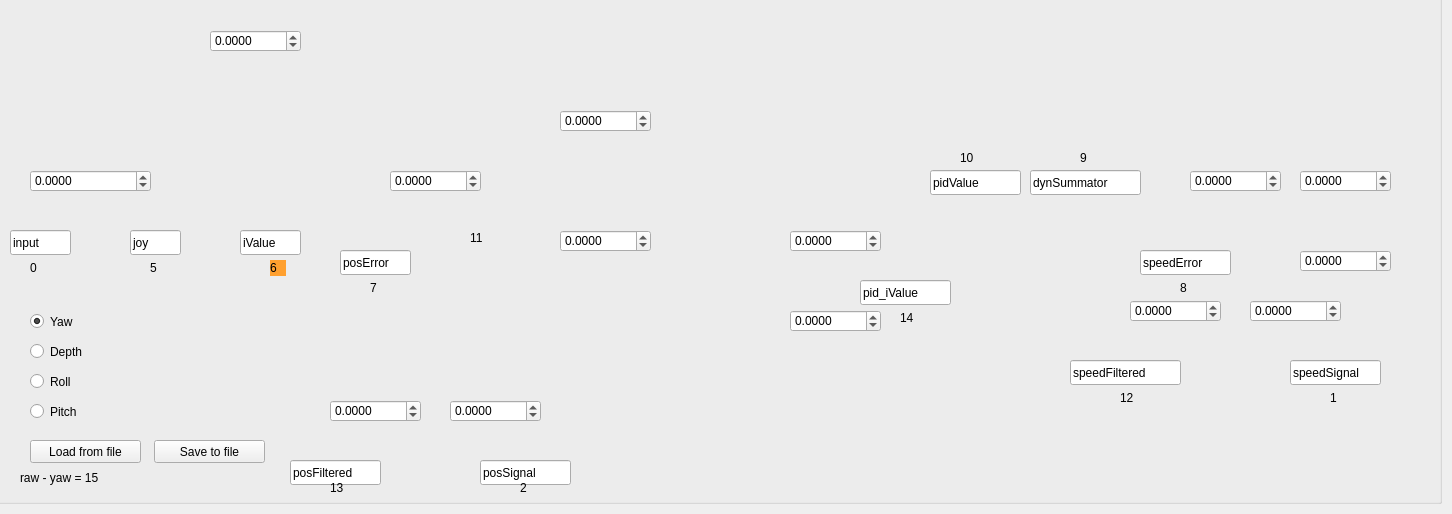
<?xml version="1.0" encoding="UTF-8"?>
<ui version="4.0">
 <class>StabilizationWindow</class>
 <widget class="QWidget" name="StabilizationWindow">
  <property name="geometry">
   <rect>
    <x>0</x>
    <y>0</y>
    <width>1452</width>
    <height>514</height>
   </rect>
  </property>
  <property name="windowTitle">
   <string>StabilizationWindow</string>
  </property>
  <property name="autoFillBackground">
   <bool>false</bool>
  </property>
  <property name="styleSheet">
   <string notr="true">background: url(:/images/ControlSystem.jpg);</string>
  </property>
  <widget class="QGroupBox" name="groupBox">
   <property name="geometry">
    <rect>
     <x>-10</x>
     <y>-10</y>
     <width>1452</width>
     <height>514</height>
    </rect>
   </property>
   <property name="baseSize">
    <size>
     <width>1452</width>
     <height>514</height>
    </size>
   </property>
   <property name="autoFillBackground">
    <bool>false</bool>
   </property>
   <property name="styleSheet">
    <string notr="true">background: url(:/images/ControlSystem.jpg);</string>
   </property>
   <property name="title">
    <string/>
   </property>
   <widget class="QDoubleSpinBox" name="doubleSpinBox_CS_pSpeedDyn">
    <property name="geometry">
     <rect>
      <x>220</x>
      <y>40</y>
      <width>91</width>
      <height>22</height>
     </rect>
    </property>
    <property name="decimals">
     <number>4</number>
    </property>
    <property name="minimum">
     <double>-100000.000000000000000</double>
    </property>
    <property name="maximum">
     <double>100000.000000000000000</double>
    </property>
    <property name="singleStep">
     <double>0.000500000000000</double>
    </property>
   </widget>
   <widget class="QDoubleSpinBox" name="doubleSpinBox_CS_pJoyUnitCast">
    <property name="geometry">
     <rect>
      <x>40</x>
      <y>180</y>
      <width>121</width>
      <height>22</height>
     </rect>
    </property>
    <property name="decimals">
     <number>4</number>
    </property>
    <property name="minimum">
     <double>-100000.000000000000000</double>
    </property>
    <property name="maximum">
     <double>100000.000000000000000</double>
    </property>
    <property name="singleStep">
     <double>0.000500000000000</double>
    </property>
   </widget>
   <widget class="QDoubleSpinBox" name="doubleSpinBox_CS_pErrGain">
    <property name="geometry">
     <rect>
      <x>400</x>
      <y>180</y>
      <width>91</width>
      <height>22</height>
     </rect>
    </property>
    <property name="decimals">
     <number>4</number>
    </property>
    <property name="minimum">
     <double>-100000.000000000000000</double>
    </property>
    <property name="maximum">
     <double>100000.000000000000000</double>
    </property>
    <property name="singleStep">
     <double>0.000500000000000</double>
    </property>
   </widget>
   <widget class="QDoubleSpinBox" name="doubleSpinBox_CS_pid_pGain">
    <property name="geometry">
     <rect>
      <x>570</x>
      <y>120</y>
      <width>91</width>
      <height>22</height>
     </rect>
    </property>
    <property name="decimals">
     <number>4</number>
    </property>
    <property name="minimum">
     <double>-100000.000000000000000</double>
    </property>
    <property name="maximum">
     <double>100000.000000000000000</double>
    </property>
    <property name="singleStep">
     <double>0.000500000000000</double>
    </property>
   </widget>
   <widget class="QDoubleSpinBox" name="doubleSpinBox_CS_pid_iGain">
    <property name="geometry">
     <rect>
      <x>570</x>
      <y>240</y>
      <width>91</width>
      <height>22</height>
     </rect>
    </property>
    <property name="decimals">
     <number>4</number>
    </property>
    <property name="minimum">
     <double>-100000.000000000000000</double>
    </property>
    <property name="maximum">
     <double>100000.000000000000000</double>
    </property>
    <property name="singleStep">
     <double>0.000500000000000</double>
    </property>
   </widget>
   <widget class="QDoubleSpinBox" name="doubleSpinBox_CS_pid_iMax">
    <property name="geometry">
     <rect>
      <x>800</x>
      <y>240</y>
      <width>91</width>
      <height>22</height>
     </rect>
    </property>
    <property name="decimals">
     <number>4</number>
    </property>
    <property name="minimum">
     <double>-100000.000000000000000</double>
    </property>
    <property name="maximum">
     <double>100000.000000000000000</double>
    </property>
    <property name="singleStep">
     <double>0.000500000000000</double>
    </property>
   </widget>
   <widget class="QDoubleSpinBox" name="doubleSpinBox_CS_pid_iMin">
    <property name="geometry">
     <rect>
      <x>800</x>
      <y>320</y>
      <width>91</width>
      <height>22</height>
     </rect>
    </property>
    <property name="decimals">
     <number>4</number>
    </property>
    <property name="minimum">
     <double>-100000.000000000000000</double>
    </property>
    <property name="maximum">
     <double>100000.000000000000000</double>
    </property>
    <property name="singleStep">
     <double>0.000500000000000</double>
    </property>
   </widget>
   <widget class="QDoubleSpinBox" name="doubleSpinBox_CS_pThrustersCast">
    <property name="geometry">
     <rect>
      <x>1200</x>
      <y>180</y>
      <width>91</width>
      <height>22</height>
     </rect>
    </property>
    <property name="decimals">
     <number>4</number>
    </property>
    <property name="minimum">
     <double>-100000.000000000000000</double>
    </property>
    <property name="maximum">
     <double>100000.000000000000000</double>
    </property>
    <property name="singleStep">
     <double>0.000500000000000</double>
    </property>
   </widget>
   <widget class="QDoubleSpinBox" name="doubleSpinBox_CS_pThrustersMax">
    <property name="geometry">
     <rect>
      <x>1310</x>
      <y>180</y>
      <width>91</width>
      <height>22</height>
     </rect>
    </property>
    <property name="decimals">
     <number>4</number>
    </property>
    <property name="minimum">
     <double>-100000.000000000000000</double>
    </property>
    <property name="maximum">
     <double>100000.000000000000000</double>
    </property>
    <property name="singleStep">
     <double>0.000500000000000</double>
    </property>
   </widget>
   <widget class="QDoubleSpinBox" name="doubleSpinBox_CS_pThrustersMin">
    <property name="geometry">
     <rect>
      <x>1310</x>
      <y>260</y>
      <width>91</width>
      <height>22</height>
     </rect>
    </property>
    <property name="decimals">
     <number>4</number>
    </property>
    <property name="minimum">
     <double>-100000.000000000000000</double>
    </property>
    <property name="maximum">
     <double>100000.000000000000000</double>
    </property>
    <property name="singleStep">
     <double>0.000500000000000</double>
    </property>
   </widget>
   <widget class="QDoubleSpinBox" name="doubleSpinBox_CS_speedFilterK">
    <property name="geometry">
     <rect>
      <x>1140</x>
      <y>310</y>
      <width>91</width>
      <height>22</height>
     </rect>
    </property>
    <property name="decimals">
     <number>4</number>
    </property>
    <property name="minimum">
     <double>-100000.000000000000000</double>
    </property>
    <property name="maximum">
     <double>100000.000000000000000</double>
    </property>
    <property name="singleStep">
     <double>0.000500000000000</double>
    </property>
   </widget>
   <widget class="QDoubleSpinBox" name="doubleSpinBox_CS_speedFilterT">
    <property name="geometry">
     <rect>
      <x>1260</x>
      <y>310</y>
      <width>91</width>
      <height>22</height>
     </rect>
    </property>
    <property name="decimals">
     <number>4</number>
    </property>
    <property name="minimum">
     <double>-100000.000000000000000</double>
    </property>
    <property name="maximum">
     <double>100000.000000000000000</double>
    </property>
    <property name="singleStep">
     <double>0.000500000000000</double>
    </property>
   </widget>
   <widget class="QDoubleSpinBox" name="doubleSpinBox_CS_posFilterK">
    <property name="geometry">
     <rect>
      <x>340</x>
      <y>410</y>
      <width>91</width>
      <height>22</height>
     </rect>
    </property>
    <property name="decimals">
     <number>4</number>
    </property>
    <property name="minimum">
     <double>-100000.000000000000000</double>
    </property>
    <property name="maximum">
     <double>100000.000000000000000</double>
    </property>
    <property name="singleStep">
     <double>0.000500000000000</double>
    </property>
   </widget>
   <widget class="QDoubleSpinBox" name="doubleSpinBox_CS_posFilterT">
    <property name="geometry">
     <rect>
      <x>460</x>
      <y>410</y>
      <width>91</width>
      <height>22</height>
     </rect>
    </property>
    <property name="decimals">
     <number>4</number>
    </property>
    <property name="minimum">
     <double>-100000.000000000000000</double>
    </property>
    <property name="maximum">
     <double>100000.000000000000000</double>
    </property>
    <property name="singleStep">
     <double>0.000500000000000</double>
    </property>
   </widget>
   <widget class="QRadioButton" name="radioButton_CS_YawSelect">
    <property name="geometry">
     <rect>
      <x>40</x>
      <y>320</y>
      <width>112</width>
      <height>23</height>
     </rect>
    </property>
    <property name="text">
     <string>Yaw</string>
    </property>
    <property name="checked">
     <bool>true</bool>
    </property>
   </widget>
   <widget class="QRadioButton" name="radioButton_CS_DepthSelect">
    <property name="geometry">
     <rect>
      <x>40</x>
      <y>350</y>
      <width>112</width>
      <height>23</height>
     </rect>
    </property>
    <property name="text">
     <string>Depth</string>
    </property>
   </widget>
   <widget class="QRadioButton" name="radioButton_CS_RollSelect">
    <property name="geometry">
     <rect>
      <x>40</x>
      <y>380</y>
      <width>112</width>
      <height>23</height>
     </rect>
    </property>
    <property name="text">
     <string>Roll</string>
    </property>
   </widget>
   <widget class="QPushButton" name="pushButton_CS_loadConfig">
    <property name="geometry">
     <rect>
      <x>40</x>
      <y>450</y>
      <width>111</width>
      <height>23</height>
     </rect>
    </property>
    <property name="text">
     <string>Load from file</string>
    </property>
   </widget>
   <widget class="QPushButton" name="pushButton_CS_saveConfig">
    <property name="enabled">
     <bool>true</bool>
    </property>
    <property name="geometry">
     <rect>
      <x>164</x>
      <y>450</y>
      <width>111</width>
      <height>23</height>
     </rect>
    </property>
    <property name="text">
     <string>Save to file</string>
    </property>
    <property name="checkable">
     <bool>false</bool>
    </property>
   </widget>
   <widget class="QRadioButton" name="radioButton_CS_PitchSelect">
    <property name="geometry">
     <rect>
      <x>40</x>
      <y>410</y>
      <width>112</width>
      <height>23</height>
     </rect>
    </property>
    <property name="text">
     <string>Pitch</string>
    </property>
   </widget>
   <widget class="QLineEdit" name="lineEdit_CS_inputSignal">
    <property name="geometry">
     <rect>
      <x>20</x>
      <y>240</y>
      <width>61</width>
      <height>25</height>
     </rect>
    </property>
    <property name="text">
     <string>input</string>
    </property>
    <property name="readOnly">
     <bool>true</bool>
    </property>
   </widget>
   <widget class="QLineEdit" name="lineEdit_CS_joyUnitCasted">
    <property name="geometry">
     <rect>
      <x>140</x>
      <y>240</y>
      <width>51</width>
      <height>25</height>
     </rect>
    </property>
    <property name="text">
     <string>joy</string>
    </property>
    <property name="readOnly">
     <bool>true</bool>
    </property>
   </widget>
   <widget class="QLineEdit" name="lineEdit_CS_joy_iValue">
    <property name="geometry">
     <rect>
      <x>250</x>
      <y>240</y>
      <width>61</width>
      <height>25</height>
     </rect>
    </property>
    <property name="text">
     <string>iValue</string>
    </property>
    <property name="readOnly">
     <bool>true</bool>
    </property>
   </widget>
   <widget class="QLineEdit" name="lineEdit_CS_posError">
    <property name="geometry">
     <rect>
      <x>350</x>
      <y>260</y>
      <width>71</width>
      <height>25</height>
     </rect>
    </property>
    <property name="text">
     <string>posError</string>
    </property>
    <property name="readOnly">
     <bool>true</bool>
    </property>
   </widget>
   <widget class="QLineEdit" name="lineEdit_CS_posFiltered">
    <property name="geometry">
     <rect>
      <x>300</x>
      <y>470</y>
      <width>91</width>
      <height>25</height>
     </rect>
    </property>
    <property name="text">
     <string>posFiltered</string>
    </property>
    <property name="readOnly">
     <bool>true</bool>
    </property>
   </widget>
   <widget class="QLineEdit" name="lineEdit_CS_posSignal">
    <property name="geometry">
     <rect>
      <x>490</x>
      <y>470</y>
      <width>91</width>
      <height>25</height>
     </rect>
    </property>
    <property name="text">
     <string>posSignal</string>
    </property>
    <property name="readOnly">
     <bool>true</bool>
    </property>
   </widget>
   <widget class="QLineEdit" name="lineEdit_CS_pidValue">
    <property name="geometry">
     <rect>
      <x>940</x>
      <y>180</y>
      <width>91</width>
      <height>25</height>
     </rect>
    </property>
    <property name="text">
     <string>pidValue</string>
    </property>
    <property name="readOnly">
     <bool>true</bool>
    </property>
   </widget>
   <widget class="QLineEdit" name="lineEdit_CS_dynSummator">
    <property name="geometry">
     <rect>
      <x>1040</x>
      <y>180</y>
      <width>111</width>
      <height>25</height>
     </rect>
    </property>
    <property name="text">
     <string>dynSummator</string>
    </property>
    <property name="readOnly">
     <bool>true</bool>
    </property>
   </widget>
   <widget class="QLineEdit" name="lineEdit_CS_speedSignal">
    <property name="geometry">
     <rect>
      <x>1300</x>
      <y>370</y>
      <width>91</width>
      <height>25</height>
     </rect>
    </property>
    <property name="text">
     <string>speedSignal</string>
    </property>
    <property name="readOnly">
     <bool>true</bool>
    </property>
   </widget>
   <widget class="QLineEdit" name="lineEdit_CS_speedFiltered">
    <property name="geometry">
     <rect>
      <x>1080</x>
      <y>370</y>
      <width>111</width>
      <height>25</height>
     </rect>
    </property>
    <property name="text">
     <string>speedFiltered</string>
    </property>
    <property name="readOnly">
     <bool>true</bool>
    </property>
   </widget>
   <widget class="QLineEdit" name="lineEdit_CS_speedError">
    <property name="geometry">
     <rect>
      <x>1150</x>
      <y>260</y>
      <width>91</width>
      <height>25</height>
     </rect>
    </property>
    <property name="text">
     <string>speedError</string>
    </property>
    <property name="readOnly">
     <bool>true</bool>
    </property>
   </widget>
   <widget class="QLineEdit" name="lineEdit_CS_pid_iValue">
    <property name="geometry">
     <rect>
      <x>870</x>
      <y>290</y>
      <width>91</width>
      <height>25</height>
     </rect>
    </property>
    <property name="text">
     <string>pid_iValue</string>
    </property>
    <property name="readOnly">
     <bool>true</bool>
    </property>
   </widget>
   <widget class="QLabel" name="label_11">
    <property name="geometry">
     <rect>
      <x>40</x>
      <y>270</y>
      <width>16</width>
      <height>16</height>
     </rect>
    </property>
    <property name="text">
     <string>0</string>
    </property>
   </widget>
   <widget class="QLabel" name="label_12">
    <property name="geometry">
     <rect>
      <x>160</x>
      <y>270</y>
      <width>16</width>
      <height>16</height>
     </rect>
    </property>
    <property name="text">
     <string>5</string>
    </property>
   </widget>
   <widget class="QLabel" name="label_13">
    <property name="geometry">
     <rect>
      <x>280</x>
      <y>270</y>
      <width>16</width>
      <height>16</height>
     </rect>
    </property>
    <property name="styleSheet">
     <string notr="true">background-color: #ffa02f;</string>
    </property>
    <property name="text">
     <string>6</string>
    </property>
   </widget>
   <widget class="QLabel" name="label_14">
    <property name="geometry">
     <rect>
      <x>380</x>
      <y>290</y>
      <width>16</width>
      <height>16</height>
     </rect>
    </property>
    <property name="text">
     <string>7</string>
    </property>
   </widget>
   <widget class="QLabel" name="label_15">
    <property name="geometry">
     <rect>
      <x>480</x>
      <y>240</y>
      <width>16</width>
      <height>16</height>
     </rect>
    </property>
    <property name="text">
     <string>11</string>
    </property>
   </widget>
   <widget class="QLabel" name="label_16">
    <property name="geometry">
     <rect>
      <x>340</x>
      <y>490</y>
      <width>16</width>
      <height>16</height>
     </rect>
    </property>
    <property name="text">
     <string>13</string>
    </property>
   </widget>
   <widget class="QLabel" name="label_17">
    <property name="geometry">
     <rect>
      <x>530</x>
      <y>490</y>
      <width>16</width>
      <height>16</height>
     </rect>
    </property>
    <property name="text">
     <string>2</string>
    </property>
   </widget>
   <widget class="QLabel" name="label_18">
    <property name="geometry">
     <rect>
      <x>910</x>
      <y>320</y>
      <width>16</width>
      <height>16</height>
     </rect>
    </property>
    <property name="text">
     <string>14</string>
    </property>
   </widget>
   <widget class="QLabel" name="label_19">
    <property name="geometry">
     <rect>
      <x>970</x>
      <y>160</y>
      <width>16</width>
      <height>16</height>
     </rect>
    </property>
    <property name="text">
     <string>10</string>
    </property>
   </widget>
   <widget class="QLabel" name="label_20">
    <property name="geometry">
     <rect>
      <x>1090</x>
      <y>160</y>
      <width>16</width>
      <height>16</height>
     </rect>
    </property>
    <property name="text">
     <string>9</string>
    </property>
   </widget>
   <widget class="QLabel" name="label_21">
    <property name="geometry">
     <rect>
      <x>1190</x>
      <y>290</y>
      <width>16</width>
      <height>16</height>
     </rect>
    </property>
    <property name="text">
     <string>8</string>
    </property>
   </widget>
   <widget class="QLabel" name="label_28">
    <property name="geometry">
     <rect>
      <x>1130</x>
      <y>400</y>
      <width>16</width>
      <height>16</height>
     </rect>
    </property>
    <property name="text">
     <string>12</string>
    </property>
   </widget>
   <widget class="QLabel" name="label_29">
    <property name="geometry">
     <rect>
      <x>1340</x>
      <y>400</y>
      <width>16</width>
      <height>16</height>
     </rect>
    </property>
    <property name="text">
     <string>1</string>
    </property>
   </widget>
   <widget class="QLabel" name="label_32">
    <property name="geometry">
     <rect>
      <x>30</x>
      <y>480</y>
      <width>101</width>
      <height>16</height>
     </rect>
    </property>
    <property name="text">
     <string>raw - yaw = 15</string>
    </property>
   </widget>
  </widget>
 </widget>
 <resources/>
 <connections/>
</ui>
